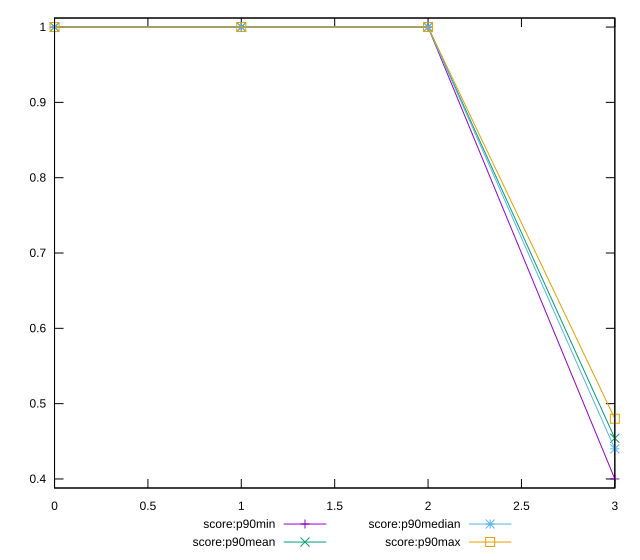

Generate this figure with gnuplot:
reset

$scoreP90Min <<EOF
0 1
1 1
2 1
3 0.4
EOF

$scoreP90Mean <<EOF
0 1
1 1
2 1
3 0.454042553191489
EOF

$scoreP90Median <<EOF
0 1
1 1
2 1
3 0.44
EOF

$scoreP90Max <<EOF
0 1
1 1
2 1
3 0.48
EOF

set key outside below
set xrange [0:3]
set yrange [0.388:1.012]
set trange [0.388:1.012]
set terminal svg size 640, 560 enhanced background rgb 'white'
set output "reports/report_00032_2021-02-25T10-28-15.087Z/render-blocking-resources/progression/score.svg"

plot $scoreP90Min title "score:p90min" with linespoints, \
     $scoreP90Mean title "score:p90mean" with linespoints, \
     $scoreP90Median title "score:p90median" with linespoints, \
     $scoreP90Max title "score:p90max" with linespoints

reset
